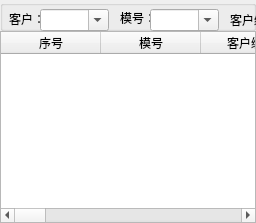
      <widget class="QWidget" name="xiangmuxinxi">
       <attribute name="title">
        <string>项目信息</string>
       </attribute>
       <layout class="QVBoxLayout" name="verticalLayout_2">
        <property name="spacing">
         <number>0</number>
        </property>
        <property name="leftMargin">
         <number>0</number>
        </property>
        <property name="topMargin">
         <number>0</number>
        </property>
        <property name="rightMargin">
         <number>0</number>
        </property>
        <property name="bottomMargin">
         <number>0</number>
        </property>
        <item>
         <widget class="QWidget" name="widget_2" native="true">
          <property name="maximumSize">
           <size>
            <width>16777215</width>
            <height>62</height>
           </size>
          </property>
          <widget class="QWidget" name="layoutWidget">
           <property name="geometry">
            <rect>
             <x>1</x>
             <y>1</y>
             <width>390</width>
             <height>60</height>
            </rect>
           </property>
           <layout class="QGridLayout" name="gridLayout_2">
            <item row="0" column="9">
             <widget class="QToolButton" name="toolButton_7">
              <property name="text">
               <string>退出</string>
              </property>
              <property name="icon">
               <iconset>
                <normaloff>ICO/png/1110305.png</normaloff>ICO/png/1110305.png</iconset>
              </property>
              <property name="iconSize">
               <size>
                <width>36</width>
                <height>36</height>
               </size>
              </property>
              <property name="toolButtonStyle">
               <enum>Qt::ToolButtonTextUnderIcon</enum>
              </property>
              <property name="autoRaise">
               <bool>true</bool>
              </property>
             </widget>
            </item>
            <item row="0" column="4">
             <widget class="QToolButton" name="toolButton_9">
              <property name="text">
               <string>查看</string>
              </property>
              <property name="icon">
               <iconset>
                <normaloff>ICO/png/1081662.png</normaloff>ICO/png/1081662.png</iconset>
              </property>
              <property name="iconSize">
               <size>
                <width>36</width>
                <height>36</height>
               </size>
              </property>
              <property name="toolButtonStyle">
               <enum>Qt::ToolButtonTextUnderIcon</enum>
              </property>
              <property name="autoRaise">
               <bool>true</bool>
              </property>
             </widget>
            </item>
            <item row="0" column="2">
             <widget class="QToolButton" name="toolButton_10">
              <property name="text">
               <string>修改</string>
              </property>
              <property name="icon">
               <iconset>
                <normaloff>ICO/png/1073170.png</normaloff>ICO/png/1073170.png</iconset>
              </property>
              <property name="iconSize">
               <size>
                <width>36</width>
                <height>36</height>
               </size>
              </property>
              <property name="toolButtonStyle">
               <enum>Qt::ToolButtonTextUnderIcon</enum>
              </property>
              <property name="autoRaise">
               <bool>true</bool>
              </property>
             </widget>
            </item>
            <item row="0" column="7">
             <widget class="QToolButton" name="toolButton_11">
              <property name="text">
               <string>流程跳转</string>
              </property>
              <property name="icon">
               <iconset>
                <normaloff>ICO/png/1081628.png</normaloff>ICO/png/1081628.png</iconset>
              </property>
              <property name="iconSize">
               <size>
                <width>36</width>
                <height>36</height>
               </size>
              </property>
              <property name="toolButtonStyle">
               <enum>Qt::ToolButtonTextUnderIcon</enum>
              </property>
              <property name="autoRaise">
               <bool>true</bool>
              </property>
             </widget>
            </item>
            <item row="0" column="1">
             <widget class="QToolButton" name="toolButton_12">
              <property name="text">
               <string>删除</string>
              </property>
              <property name="icon">
               <iconset>
                <normaloff>ICO/png/1081640.png</normaloff>ICO/png/1081640.png</iconset>
              </property>
              <property name="iconSize">
               <size>
                <width>36</width>
                <height>36</height>
               </size>
              </property>
              <property name="toolButtonStyle">
               <enum>Qt::ToolButtonTextUnderIcon</enum>
              </property>
              <property name="autoRaise">
               <bool>true</bool>
              </property>
             </widget>
            </item>
            <item row="0" column="5">
             <widget class="QToolButton" name="toolButton_13">
              <property name="text">
               <string>导出</string>
              </property>
              <property name="icon">
               <iconset>
                <normaloff>ICO/png/1081656.png</normaloff>ICO/png/1081656.png</iconset>
              </property>
              <property name="iconSize">
               <size>
                <width>36</width>
                <height>36</height>
               </size>
              </property>
              <property name="toolButtonStyle">
               <enum>Qt::ToolButtonTextUnderIcon</enum>
              </property>
              <property name="autoRaise">
               <bool>true</bool>
              </property>
             </widget>
            </item>
            <item row="0" column="6">
             <widget class="Line" name="line_4">
              <property name="orientation">
               <enum>Qt::Vertical</enum>
              </property>
             </widget>
            </item>
            <item row="0" column="0">
             <widget class="QToolButton" name="toolButton_14">
              <property name="text">
               <string>新增</string>
              </property>
              <property name="icon">
               <iconset>
                <normaloff>ICO/png/1081676.png</normaloff>ICO/png/1081676.png</iconset>
              </property>
              <property name="iconSize">
               <size>
                <width>36</width>
                <height>36</height>
               </size>
              </property>
              <property name="toolButtonStyle">
               <enum>Qt::ToolButtonTextUnderIcon</enum>
              </property>
              <property name="autoRaise">
               <bool>true</bool>
              </property>
             </widget>
            </item>
            <item row="0" column="8">
             <widget class="Line" name="line_5">
              <property name="orientation">
               <enum>Qt::Vertical</enum>
              </property>
             </widget>
            </item>
            <item row="0" column="3">
             <widget class="Line" name="line_6">
              <property name="orientation">
               <enum>Qt::Vertical</enum>
              </property>
             </widget>
            </item>
           </layout>
          </widget>
         </widget>
        </item>
        <item>
         <widget class="QGroupBox" name="groupBox_3">
          <property name="maximumSize">
           <size>
            <width>16777215</width>
            <height>40</height>
           </size>
          </property>
          <property name="title">
           <string/>
          </property>
          <widget class="QPushButton" name="chaxun_2">
           <property name="enabled">
            <bool>true</bool>
           </property>
           <property name="geometry">
            <rect>
             <x>1090</x>
             <y>10</y>
             <width>75</width>
             <height>23</height>
            </rect>
           </property>
           <property name="text">
            <string>查询</string>
           </property>
          </widget>
          <widget class="QLabel" name="label_12">
           <property name="geometry">
            <rect>
             <x>755</x>
             <y>12</y>
             <width>31</width>
             <height>16</height>
            </rect>
           </property>
           <property name="maximumSize">
            <size>
             <width>36</width>
             <height>16</height>
            </size>
           </property>
           <property name="text">
            <string>日期：</string>
           </property>
          </widget>
          <widget class="QDateEdit" name="dateEdit_3">
           <property name="geometry">
            <rect>
             <x>897</x>
             <y>11</y>
             <width>88</width>
             <height>20</height>
            </rect>
           </property>
           <property name="minimumSize">
            <size>
             <width>88</width>
             <height>20</height>
            </size>
           </property>
           <property name="maximumSize">
            <size>
             <width>88</width>
             <height>20</height>
            </size>
           </property>
           <property name="calendarPopup">
            <bool>true</bool>
           </property>
          </widget>
          <widget class="QLabel" name="label_14">
           <property name="geometry">
            <rect>
             <x>9</x>
             <y>11</y>
             <width>31</width>
             <height>16</height>
            </rect>
           </property>
           <property name="maximumSize">
            <size>
             <width>36</width>
             <height>16</height>
            </size>
           </property>
           <property name="styleSheet">
            <string notr="true"/>
           </property>
           <property name="text">
            <string>客户：</string>
           </property>
          </widget>
          <widget class="QLabel" name="label_15">
           <property name="geometry">
            <rect>
             <x>120</x>
             <y>10</y>
             <width>31</width>
             <height>16</height>
            </rect>
           </property>
           <property name="maximumSize">
            <size>
             <width>36</width>
             <height>16</height>
            </size>
           </property>
           <property name="text">
            <string>模号：</string>
           </property>
          </widget>
          <widget class="QLabel" name="label_17">
           <property name="geometry">
            <rect>
             <x>880</x>
             <y>11</y>
             <width>16</width>
             <height>16</height>
            </rect>
           </property>
           <property name="text">
            <string>至</string>
           </property>
          </widget>
          <widget class="QDateEdit" name="dateEdit_4">
           <property name="geometry">
            <rect>
             <x>787</x>
             <y>11</y>
             <width>88</width>
             <height>20</height>
            </rect>
           </property>
           <property name="minimumSize">
            <size>
             <width>88</width>
             <height>20</height>
            </size>
           </property>
           <property name="maximumSize">
            <size>
             <width>88</width>
             <height>20</height>
            </size>
           </property>
           <property name="calendarPopup">
            <bool>true</bool>
           </property>
          </widget>
          <widget class="QLabel" name="label_18">
           <property name="geometry">
            <rect>
             <x>610</x>
             <y>10</y>
             <width>60</width>
             <height>20</height>
            </rect>
           </property>
           <property name="maximumSize">
            <size>
             <width>60</width>
             <height>20</height>
            </size>
           </property>
           <property name="text">
            <string>筛选方式：</string>
           </property>
          </widget>
          <widget class="QComboBox" name="comboBox_2">
           <property name="geometry">
            <rect>
             <x>460</x>
             <y>9</y>
             <width>51</width>
             <height>22</height>
            </rect>
           </property>
           <item>
            <property name="text">
             <string>业务</string>
            </property>
           </item>
           <item>
            <property name="text">
             <string>项目</string>
            </property>
           </item>
           <item>
            <property name="text">
             <string>设计</string>
            </property>
           </item>
           <item>
            <property name="text">
             <string>钳工</string>
            </property>
           </item>
          </widget>
          <widget class="QComboBox" name="comboBox_3">
           <property name="geometry">
            <rect>
             <x>40</x>
             <y>9</y>
             <width>69</width>
             <height>22</height>
            </rect>
           </property>
           <property name="editable">
            <bool>true</bool>
           </property>
          </widget>
          <widget class="QComboBox" name="comboBox_4">
           <property name="geometry">
            <rect>
             <x>150</x>
             <y>9</y>
             <width>69</width>
             <height>22</height>
            </rect>
           </property>
           <property name="editable">
            <bool>true</bool>
           </property>
          </widget>
          <widget class="QComboBox" name="comboBox_5">
           <property name="geometry">
            <rect>
             <x>290</x>
             <y>9</y>
             <width>111</width>
             <height>22</height>
            </rect>
           </property>
           <property name="editable">
            <bool>true</bool>
           </property>
          </widget>
          <widget class="QLabel" name="label_19">
           <property name="geometry">
            <rect>
             <x>230</x>
             <y>10</y>
             <width>61</width>
             <height>20</height>
            </rect>
           </property>
           <property name="text">
            <string>客户编号：</string>
           </property>
          </widget>
          <widget class="QLabel" name="label_20">
           <property name="geometry">
            <rect>
             <x>420</x>
             <y>10</y>
             <width>51</width>
             <height>20</height>
            </rect>
           </property>
           <property name="maximumSize">
            <size>
             <width>60</width>
             <height>20</height>
            </size>
           </property>
           <property name="text">
            <string>担当人：</string>
           </property>
          </widget>
          <widget class="QComboBox" name="comboBox_6">
           <property name="geometry">
            <rect>
             <x>510</x>
             <y>9</y>
             <width>81</width>
             <height>22</height>
            </rect>
           </property>
           <property name="editable">
            <bool>true</bool>
           </property>
          </widget>
          <widget class="QComboBox" name="comboBox_7">
           <property name="geometry">
            <rect>
             <x>670</x>
             <y>10</y>
             <width>51</width>
             <height>22</height>
            </rect>
           </property>
           <item>
            <property name="text">
             <string>下单</string>
            </property>
           </item>
           <item>
            <property name="text">
             <string>首样</string>
            </property>
           </item>
           <item>
            <property name="text">
             <string>移模</string>
            </property>
           </item>
          </widget>
          <widget class="QCheckBox" name="checkBox_3">
           <property name="geometry">
            <rect>
             <x>990</x>
             <y>2</y>
             <width>89</width>
             <height>16</height>
            </rect>
           </property>
           <property name="text">
            <string>包括移模项目</string>
           </property>
          </widget>
          <widget class="QCheckBox" name="checkBox_4">
           <property name="geometry">
            <rect>
             <x>990</x>
             <y>20</y>
             <width>89</width>
             <height>16</height>
            </rect>
           </property>
           <property name="text">
            <string>包括历史记录</string>
           </property>
          </widget>
         </widget>
        </item>
        <item>
         <widget class="QTableWidget" name="tableWidget_2">
          <property name="sizePolicy">
           <sizepolicy hsizetype="Preferred" vsizetype="Preferred">
            <horstretch>0</horstretch>
            <verstretch>0</verstretch>
           </sizepolicy>
          </property>
          <property name="autoScroll">
           <bool>true</bool>
          </property>
          <column>
           <property name="text">
            <string>序号</string>
           </property>
          </column>
          <column>
           <property name="text">
            <string>模号</string>
           </property>
          </column>
          <column>
           <property name="text">
            <string>客户编号</string>
           </property>
          </column>
          <column>
           <property name="text">
            <string>模具等级</string>
           </property>
          </column>
          <column>
           <property name="text">
            <string>业务担当</string>
           </property>
          </column>
          <column>
           <property name="text">
            <string>项目担当</string>
           </property>
          </column>
          <column>
           <property name="text">
            <string>设计担当</string>
           </property>
          </column>
          <column>
           <property name="text">
            <string>钳工担当</string>
           </property>
          </column>
          <column>
           <property name="text">
            <string>钳工组别</string>
           </property>
          </column>
          <column>
           <property name="text">
            <string>下单日期</string>
           </property>
          </column>
          <column>
           <property name="text">
            <string>首样日期</string>
           </property>
          </column>
          <column>
           <property name="text">
            <string>要求移模日期</string>
           </property>
          </column>
          <column>
           <property name="text">
            <string>实际移模日期</string>
           </property>
          </column>
          <column>
           <property name="text">
            <string>合格/特采</string>
           </property>
          </column>
          <column>
           <property name="text">
            <string>备注</string>
           </property>
          </column>
         </widget>
        </item>
       </layout>
      </widget>
